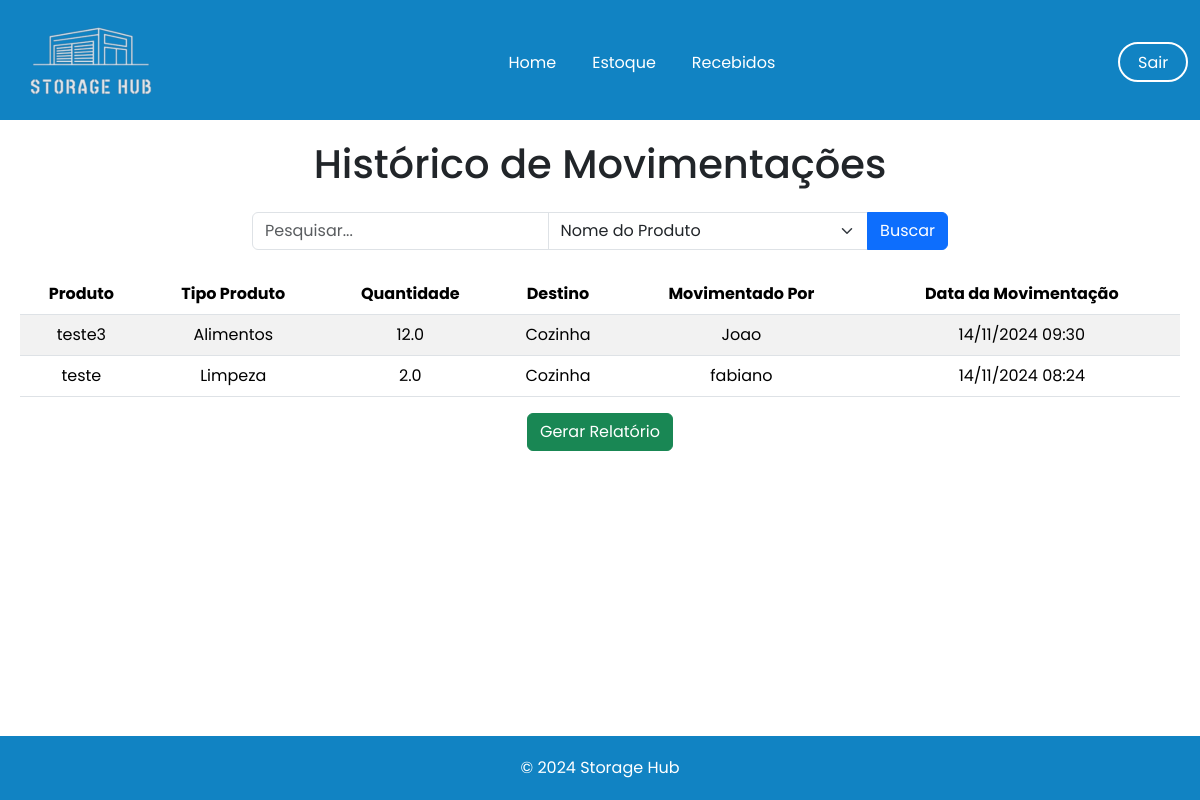
The app's page /historico_movimentacoes/ (signed in), older data.
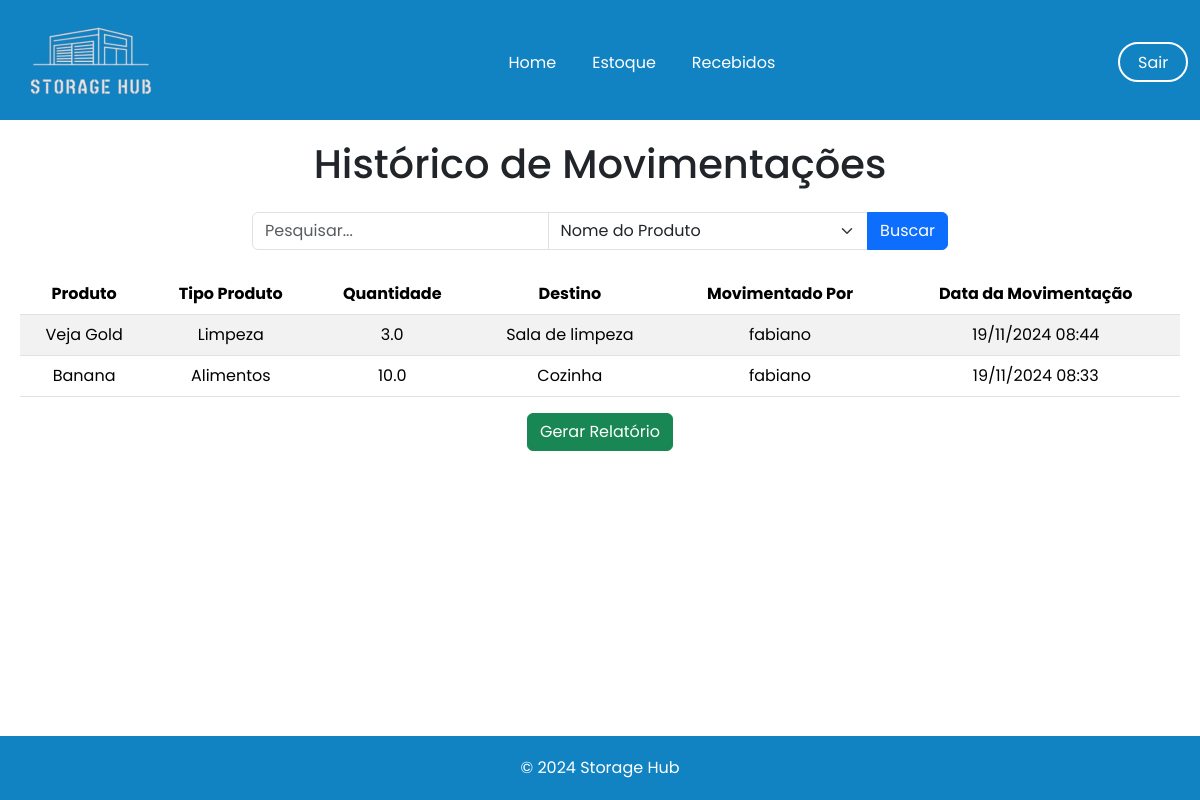
The same page, newer data.
### app/models.py (models this page shows)
class MaterialMovimentacao(db.Model):
    id = db.Column(db.Integer, primary_key=True)
    material_id = db.Column(db.Integer, db.ForeignKey('material_recebido.id'), nullable=False)
    quantidade = db.Column(db.Float, nullable=False)
    destino = db.Column(db.String(255), nullable=False)
    movimentado_por = db.Column(db.String(255), nullable=False)
    data_movimentacao = db.Column(db.DateTime, default=datetime.now())
    nome_produto = db.Column(db.String(255), nullable=False)
    tipo_produto = db.Column(db.String(255), nullable=False)

### app/view.py (the view)
@app.route('/historico_movimentacoes/', methods=['GET', 'POST'])
@login_required
def historico_movimentacoes():
    query = request.args.get('query')
    filter_by = request.args.get('filter_by')
    if query:
        if filter_by == 'nome_produto':
            movimentacoes = MaterialMovimentacao.query.filter(MaterialMovimentacao.nome_produto.ilike(f'%{query}%')).order_by(MaterialMovimentacao.data_movimentacao.desc()).all()
        elif filter_by == 'tipo_produto':
            movimentacoes = MaterialMovimentacao.query.filter(MaterialMovimentacao.tipo_produto.ilike(f'%{query}%')).order_by(MaterialMovimentacao.data_movimentacao.desc()).all()
        elif filter_by == 'destino':
            movimentacoes = MaterialMovimentacao.query.filter(MaterialMovimentacao.destino.ilike(f'%{query}%')).order_by(MaterialMovimentacao.data_movimentacao.desc()).all()
        elif filter_by == 'movimentado_por':
            movimentacoes = MaterialMovimentacao.query.filter(MaterialMovimentacao.movimentado_por.ilike(f'%{query}%')).order_by(MaterialMovimentacao.data_movimentacao.desc()).all()
        elif filter_by == 'data_movimentacao':
            try:
                date_obj = datetime.strptime(query, '%d/%m/%Y')
                movimentacoes = MaterialMovimentacao.query.filter(db.func.date(MaterialMovimentacao.data_movimentacao) == date_obj.date()).order_by(MaterialMovimentacao.data_movimentacao.desc()).all()
            except ValueError:
                movimentacoes = []
        else:
            movimentacoes = MaterialMovimentacao.query.order_by(MaterialMovimentacao.data_movimentacao.desc()).all()
    else:
        movimentacoes = MaterialMovimentacao.query.order_by(MaterialMovimentacao.data_movimentacao.desc()).all()
    return render_template('historico_movimentacoes.html', movimentacoes=movimentacoes)

### app/models.py (called while the page is built)
@login_manager.user_loader
def load_user(user_id):
    return User.query.get(user_id)

### app/templates/historico_movimentacoes.html (shortened to what this page needs)
<!DOCTYPE html>
<html lang="pt-BR">
<head>
    <link
    rel="stylesheet"
    href="https://cdn.jsdelivr.net/npm/bootstrap@5.3.3/dist/css/bootstrap.min.css"
    />
</head>
<body>
    <header>
        <nav class="navbar navbar-expand-lg">
            <div class="container-fluid">
                <a class="navbar-brand me-auto" href="#"><img src="../static/img/logo_storage.png" alt="Storage Hub Logo"></a>
                <div class="collapse navbar-collapse" id="navbarSupportedContent">
                    <ul class="navbar-nav mx-auto" style="padding-top: 20px;">
                        <div class="center" style="display: flex; align-items: center; width: 30%;">
                        <li class="nav-item">
                            <a class="nav-link" aria-current="page" href="{{url_for('homepage')}}" style="font-weight: 400;">Home</a>
                        </li>
                        <li class="nav-item">
                            <a class="nav-link" href="{{url_for('home_estoque')}}" style="font-weight: 400;">Estoque</a>
                        </li>
                        <li class="nav-item">
                            <a class="nav-link" href="{{url_for('recebidos')}}" style="font-weight: 400;">Recebidos</a>
                        </div>
                    </ul>
                    <a href="{{url_for('logout')}}" style="
                    background-color: #1183C3;
                    color: white;
                    width: 70px;
                    height: 40px;
                    border: 2px solid white;
                    text-decoration: none;
                    border-radius: 50px;"><p class="sair" style="padding: 7px 0px 0px 18px;">Sair</p></a>
                </div>
            </div>
        </nav>
    </header>
    <main>
        <h1 class="text-center mb-4">Histórico de Movimentações</h1>
        <form method="GET" action="{{ url_for('historico_movimentacoes') }}" class="mb-4 d-flex justify-content-center">
            <div class="input-group" style="width: 60%;">
                <input type="text" name="query" class="form-control" placeholder="Pesquisar...">
                <select name="filter_by" class="form-select">
                    <option value="nome_produto">Nome do Produto</option>
                </select>
                <button type="submit" class="btn btn-primary">Buscar</button>
            </div>
        </form>
        <table class="table table-striped">
            <thead>
                <tr>
                    <th>Produto</th>
                    <th>Tipo Produto</th>
                    <th>Quantidade</th>
                    <th>Destino</th>
                    <th>Movimentado Por</th>
                    <th>Data da Movimentação</th>
                </tr>
            </thead>
            <tbody>
                {% for movimentacao in movimentacoes %}
                <tr>
                    <td>{{ movimentacao.nome_produto }}</td>
                    <td>{{ movimentacao.tipo_produto }}</td>
                    <td>{{ movimentacao.quantidade }}</td>
                    <td>{{ movimentacao.destino }}</td>
                    <td>{{ movimentacao.movimentado_por }}</td>
                    <td>{{ movimentacao.data_movimentacao.strftime('%d/%m/%Y %H:%M') }}</td>
                </tr>
                {% endfor %}
            </tbody>
        </table>
        <div class="d-flex justify-content-center mb-4">
            <a href="{{ url_for('gerar_relatorio', query=request.args.get('query'), filter_by=request.args.get('filter_by')) }}" class="btn btn-success">
                Gerar Relatório
            </a>
        </div>
    </main>
    <footer style="background-color: #1183C3; color: white; padding: 20px 0;text-align: center;">&copy; 2024 Storage Hub</footer>
</body>
</html>

### app/templates/historico_movimentacoes.html (style rules this page uses)
body { font-family: "Poppins", sans-serif; margin: 0; padding: 0; display: flex; flex-direction: column; min-height: 100vh; }
header { background-color: #1183C3; color: white; width: 100%; height: 120px; }
.navbar-nav { display: flex; justify-content: center; flex: 1; padding-bottom: 18px; }
.navbar-nav .nav-link { color: white; font-weight: bold; margin-right: 20px; }
main { flex: 1; padding: 20px; }
table { margin: 0 auto; width: 90%; }
th, td { text-align: center; }

Row changes from the older to the newer data that the page shows:
changed MaterialMovimentacao: nome_produto "teste3" → "Veja Gold"; tipo_produto "Alimentos" → "Limpeza"; quantidade "12.0" → "3.0"; destino "Cozinha" → "Sala de limpeza"; movimentado_por "Joao" → "fabiano"; data_movimentacao "14/11/2024 09:30" → "19/11/2024 08:44"
changed MaterialMovimentacao "Cozinha": nome_produto "teste" → "Banana"; tipo_produto "Limpeza" → "Alimentos"; quantidade "2.0" → "10.0"; data_movimentacao "14/11/2024 08:24" → "19/11/2024 08:33"
